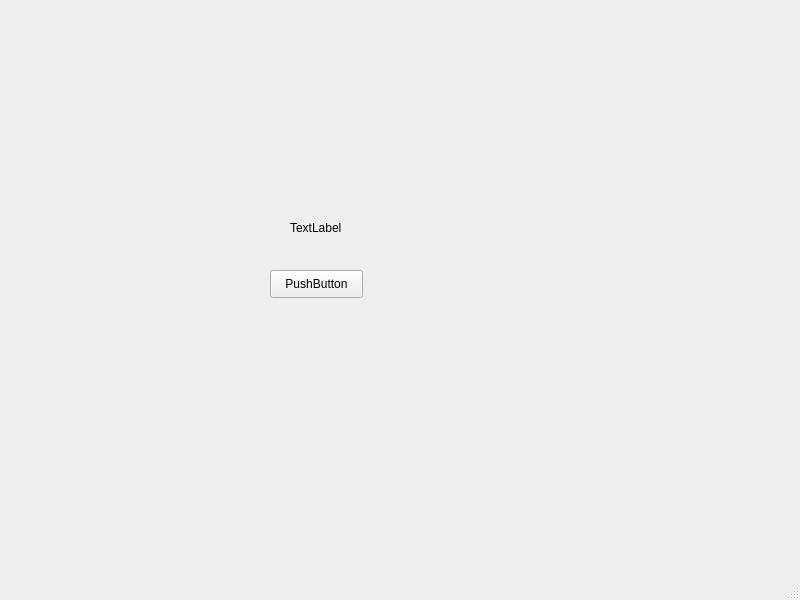
<?xml version="1.0" encoding="UTF-8"?>
<ui version="4.0">
 <class>welcomeWindow</class>
 <widget class="QMainWindow" name="welcomeWindow">
  <property name="geometry">
   <rect>
    <x>0</x>
    <y>0</y>
    <width>800</width>
    <height>600</height>
   </rect>
  </property>
  <property name="windowTitle">
   <string>MainWindow</string>
  </property>
  <widget class="QWidget" name="centralwidget">
   <widget class="QPushButton" name="pushButton">
    <property name="geometry">
     <rect>
      <x>270</x>
      <y>270</y>
      <width>93</width>
      <height>28</height>
     </rect>
    </property>
    <property name="text">
     <string>PushButton</string>
    </property>
   </widget>
   <widget class="QLabel" name="label">
    <property name="geometry">
     <rect>
      <x>290</x>
      <y>220</y>
      <width>55</width>
      <height>16</height>
     </rect>
    </property>
    <property name="text">
     <string>TextLabel</string>
    </property>
   </widget>
  </widget>
  <widget class="QMenuBar" name="menubar">
   <property name="geometry">
    <rect>
     <x>0</x>
     <y>0</y>
     <width>800</width>
     <height>26</height>
    </rect>
   </property>
  </widget>
  <widget class="QStatusBar" name="statusbar"/>
 </widget>
 <resources/>
 <connections/>
</ui>
